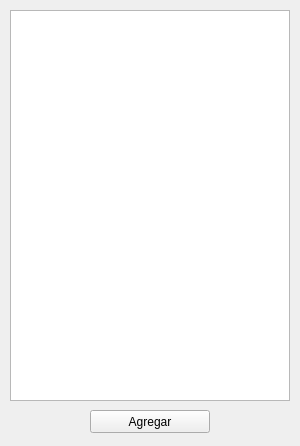
<?xml version="1.0" encoding="UTF-8"?>
<ui version="4.0">
 <class>Form</class>
 <widget class="QWidget" name="Form">
  <property name="windowModality">
   <enum>Qt::ApplicationModal</enum>
  </property>
  <property name="geometry">
   <rect>
    <x>0</x>
    <y>0</y>
    <width>300</width>
    <height>446</height>
   </rect>
  </property>
  <property name="windowTitle">
   <string>Campos disponibles</string>
  </property>
  <property name="windowIcon">
   <iconset resource="../rsc/ficheros.qrc">
    <normaloff>:/img/croquis.png</normaloff>:/img/croquis.png</iconset>
  </property>
  <widget class="QListWidget" name="listaCampos">
   <property name="geometry">
    <rect>
     <x>10</x>
     <y>10</y>
     <width>280</width>
     <height>391</height>
    </rect>
   </property>
  </widget>
  <widget class="QPushButton" name="pushButton">
   <property name="geometry">
    <rect>
     <x>90</x>
     <y>410</y>
     <width>120</width>
     <height>23</height>
    </rect>
   </property>
   <property name="text">
    <string>Agregar</string>
   </property>
  </widget>
 </widget>
 <resources>
  <include location="../rsc/ficheros.qrc"/>
 </resources>
 <connections/>
</ui>
